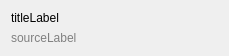
<?xml version="1.0" encoding="UTF-8"?>
<ui version="4.0">
 <class>Form</class>
 <widget class="QWidget" name="Form">
  <property name="geometry">
   <rect>
    <x>0</x>
    <y>0</y>
    <width>229</width>
    <height>52</height>
   </rect>
  </property>
  <property name="windowTitle">
   <string>Form</string>
  </property>
  <layout class="QVBoxLayout" name="verticalLayout">
   <item>
    <widget class="QLabel" name="titleLabel">
     <property name="font">
      <font>
       <pointsize>9</pointsize>
      </font>
     </property>
     <property name="text">
      <string>titleLabel</string>
     </property>
    </widget>
   </item>
   <item>
    <widget class="QLabel" name="sourceLabel">
     <property name="layoutDirection">
      <enum>Qt::LeftToRight</enum>
     </property>
     <property name="styleSheet">
      <string notr="true">color: grey;</string>
     </property>
     <property name="text">
      <string>sourceLabel</string>
     </property>
    </widget>
   </item>
  </layout>
 </widget>
 <resources/>
 <connections/>
</ui>
